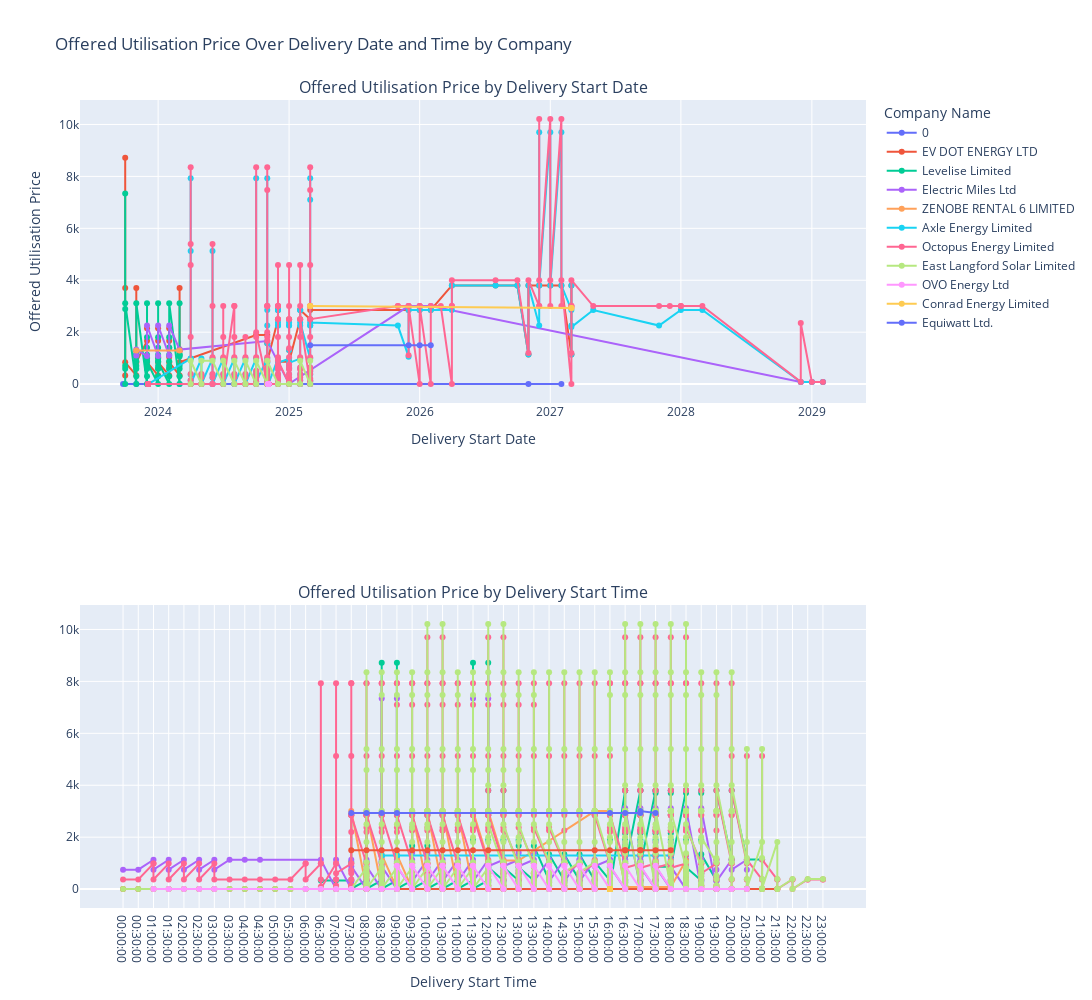

The notebook cell saved with this chart:
### Code cell
# Group by 'Delivery Start Date' and 'Company Name', calculate median utilisation price
company_delivery_date = data.groupby(['Delivery Start Date', 'Company Name', 'Delivery Period', 'Accepted Capacity [kW]'])['Offered Utilisation Price'].min().reset_index()

# Group by 'Delivery Start Time' and 'Company Name', calculate median utilisation price
company_delivery_time = data.groupby(['Delivery Start Time', 'Company Name', 'Accepted Capacity [kW]'])['Offered Utilisation Price'].min().reset_index()

# Get unique companies
companies = company_delivery_date['Company Name'].unique()

# Create subplots with two rows (one for date, one for time)
fig = make_subplots(rows=2, cols=1, 
                    subplot_titles=(
                        'Offered Utilisation Price by Delivery Start Date', 
                        'Offered Utilisation Price by Delivery Start Time'),
                    shared_yaxes=True)

# Add traces for each company for the Delivery Start Date subplot (row 1)
for company in companies:
    company_data = company_delivery_date[company_delivery_date['Company Name'] == company]
    fig.add_trace(
        go.Scatter(
            x=company_data['Delivery Start Date'], 
            y=company_data['Offered Utilisation Price'],
            name=company,  # Single name for the legend
            mode='lines+markers',
            # Hover template with Date, Accepted Capacity, Delivery Period, and Offered Utilisation Price
            hovertemplate='<b>Accepted Capacity:</b> %{customdata[0]:.2f} kW<br>' +
                          '<b>Delivery Period (days):</b> %{customdata[1]}<br>' +
                          '<b>Minimum Price:</b> £%{y:.2f}<extra></extra>',
            customdata=company_data[['Accepted Capacity [kW]', 'Delivery Period']].values  # Passing both Accepted Capacity and Delivery Period
        ),
        row=1, col=1
    )

# Add traces for each company for the Delivery Start Time subplot (row 2)
for company in companies:
    company_data = company_delivery_time[company_delivery_time['Company Name'] == company]
    fig.add_trace(
        go.Scatter(
            x=company_data['Delivery Start Time'], 
            y=company_data['Offered Utilisation Price'],
            name=company,  # Same name, but no duplicate in the legend
            mode='lines+markers',
            hovertemplate='<b>FSP:</b> %{customdata[0]}<br>' +
            			  '<b>Offered Utilisation Price:</b> £%{y:.2f}<br>' +
						  '<b>Accepted Capacity:</b> %{customdata[1]:.2f} kW<br>' +
                          '<b>Minimum Price:</b> £%{y:.2f}<extra></extra>',
            
            customdata=company_data[['Company Name', 'Accepted Capacity [kW]']].values,  # Passing both Accepted Capacity and Delivery Period
            showlegend=False  # Avoid duplicate legends
        ),
        row=2, col=1
    )

# Update layout for the entire figure
fig.update_layout(
    title='Offered Utilisation Price Over Delivery Date and Time by Company',
    height=1000, width=1800,  # Adjust height to fit the two subplots
    hovermode='x unified',
    legend_title='Company Name'
)

# Add x-axis titles for both subplots
fig.update_xaxes(title_text='Delivery Start Date', row=1, col=1)
fig.update_xaxes(title_text='Delivery Start Time', row=2, col=1)

# Add y-axis title (shared across subplots)
fig.update_yaxes(title_text='Offered Utilisation Price', row=1, col=1)

# Show the plot
fig.show()

### Figure 1 — Plotly figure (JSON) as saved in the notebook; plotly's stock layout.template omitted (floating-point values rounded to 4 significant figures; data arrays with more than 128 entries replaced by an {"elided": "..."} marker saying what was removed)
{"data": [{"customdata": [[0, 181], [0, 29], [0, 88], [0, 23], [0, 29], [0, 30], [0, 29], [0, 30], [0, 30], [0, 29], [0, 30], [0, 29], [0, 116], [0, 30], [0, 30], [0, 27], [0, 30], [0, 29], [0, 27]], "hovertemplate": "<b>Accepted Capacity:</b> %{customdata[0]:.2f} kW<br><b>Delivery Period (days):</b> %{customdata[1]}<br><b>Minimum Price:</b> £%{y:.2f}<extra></extra>", "mode": "lines+markers", "name": "0", "type": "scatter", "x": ["2023-09-25T00:00:00", "2023-11-01T00:00:00", "2023-12-04T00:00:00", "2024-03-01T00:00:00", "2024-04-01T00:00:00", "2024-05-01T00:00:00", "2024-06-01T00:00:00", "2024-07-01T00:00:00", "2024-08-01T00:00:00", "2024-09-01T00:00:00", "2024-10-01T00:00:00", "2024-11-01T00:00:00", "2024-11-04T00:00:00", "2024-12-01T00:00:00", "2025-01-01T00:00:00", "2025-02-01T00:00:00", "2025-03-01T00:00:00", "2026-11-01T00:00:00", "2027-02-01T00:00:00"], "xaxis": "x", "y": [0, 0, 0, 0, 0, 0, 0, 0, 0, 0, 0, 0, 0, 0, 0, 0, 0, 0, 0], "yaxis": "y"}, {"customdata": [[5, 30], [6, 30], [29, 30], [32, 30], [5, 29], [6, 29], [15, 29], [19, 29], [32, 29], [6, 30], [14, 30], [15, 30], [25, 30], [32, 30], [5, 30], [6, 30], [14, 30], [15, 30], [25, 30], [32, 30], [5, 28], [6, 28], [14, 28], [15, 28], [32, 28], [5, 23], [6, 23], [15, 23], [19, 23], [32, 23], [7, 30], [7, 29], [25, 29], [53, 29], [5, 30], [28, 30], [53, 30], [0, 30], [5, 30], [10, 30], [39, 30], [53, 30], [5, 27], [28, 27], [5, 30], [10.5, 30], [14, 30], [14, 30], [14, 27], [4, 29], [4, 30], [5.5, 30], [5, 29], [5.5, 29], [5.5, 30], [5.5, 30], [5.5, 27], [5, 30], [5.5, 30]], "hovertemplate": "<b>Accepted Capacity:</b> %{customdata[0]:.2f} kW<br><b>Delivery Period (days):</b> %{customdata[1]}<br><b>Minimum Price:</b> £%{y:.2f}<extra></extra>", "mode": "lines+markers", "name": "EV DOT ENERGY LTD", "type": "scatter", "x": ["2023-10-01T00:00:00", "2023-10-01T00:00:00", "2023-10-01T00:00:00", "2023-10-01T00:00:00", "2023-11-01T00:00:00", "2023-11-01T00:00:00", "2023-11-01T00:00:00", "2023-11-01T00:00:00", "2023-11-01T00:00:00", "2023-12-01T00:00:00", "2023-12-01T00:00:00", "2023-12-01T00:00:00", "2023-12-01T00:00:00", "2023-12-01T00:00:00", "2024-01-01T00:00:00", "2024-01-01T00:00:00", "2024-01-01T00:00:00", "2024-01-01T00:00:00", "2024-01-01T00:00:00", "2024-01-01T00:00:00", "2024-02-01T00:00:00", "2024-02-01T00:00:00", "2024-02-01T00:00:00", "2024-02-01T00:00:00", "2024-02-01T00:00:00", "2024-03-01T00:00:00", "2024-03-01T00:00:00", "2024-03-01T00:00:00", "2024-03-01T00:00:00", "2024-03-01T00:00:00", "2024-10-01T00:00:00", "2024-11-01T00:00:00", "2024-11-01T00:00:00", "2024-11-01T00:00:00", "2024-12-01T00:00:00", "2024-12-01T00:00:00", "2024-12-01T00:00:00", "2025-01-01T00:00:00", "2025-01-01T00:00:00", "2025-01-01T00:00:00", "2025-01-01T00:00:00", "2025-01-01T00:00:00", "2025-02-01T00:00:00", "2025-02-01T00:00:00", "2025-03-01T00:00:00", "2025-03-01T00:00:00", "2025-12-01T00:00:00", "2026-01-01T00:00:00", "2026-02-01T00:00:00", "2026-04-01T00:00:00", "2026-08-01T00:00:00", "2026-10-01T00:00:00", "2026-11-01T00:00:00", "2026-11-01T00:00:00", "2026-12-01T00:00:00", "2027-01-01T00:00:00", "2027-02-01T00:00:00", "2027-03-01T00:00:00", "2027-03-01T00:00:00"], "xaxis": "x", "y": [334, 3702, 8715, 841, 334, 3702, 1044, 1263, 841, 1666, 2147, 1044, 1027, 841, 334, 1666, 2147, 1044, 1027, 841, 334, 1666, 2147, 1044, 841, 334, 3702, 1338, 1263, 841, 1893.0, 1893.0, 1577.0, 865.6, 2500, 2855.0, 865.6, 865.6, 2500, 1316.0, 14.54, 865.6, 2500, 2855.0, 2500, 2855.0, 2855.0, 2855.0, 2855.0, 3803.0, 3803.0, 3803.0, 1139.0, 3803.0, 3803.0, 3803.0, 3803.0, 1139.0, 3803.0], "yaxis": "y"}, {"customdata": [[0, 30], [2, 30], [7, 30], [24, 30], [28, 30], [55, 30], [0, 29], [2, 29], [7, 29], [12, 29], [16, 29], [24, 29], [33, 29], [36, 29], [55, 29], [0, 30], [2, 30], [4, 30], [7, 30], [12, 30], [16, 30], [24, 30], [28, 30], [33, 30], [36, 30], [55, 30], [62, 30], [0, 30], [2, 30], [4, 30], [7, 30], [12, 30], [16, 30], [24, 30], [28, 30], [33, 30], [36, 30], [55, 30], [62, 30], [0, 28], [2, 28], [4, 28], [7, 28], [12, 28], [16, 28], [24, 28], [28, 28], [33, 28], [36, 28], [55, 28], [0, 23], [2, 23], [7, 23], [12, 23], [16, 23], [24, 23], [33, 23], [55, 23]], "hovertemplate": "<b>Accepted Capacity:</b> %{customdata[0]:.2f} kW<br><b>Delivery Period (days):</b> %{customdata[1]}<br><b>Minimum Price:</b> £%{y:.2f}<extra></extra>", "mode": "lines+markers", "name": "Levelise Limited", "type": "scatter", "x": ["2023-10-01T00:00:00", "2023-10-01T00:00:00", "2023-10-01T00:00:00", "2023-10-01T00:00:00", "2023-10-01T00:00:00", "2023-10-01T00:00:00", "2023-11-01T00:00:00", "2023-11-01T00:00:00", "2023-11-01T00:00:00", "2023-11-01T00:00:00", "2023-11-01T00:00:00", "2023-11-01T00:00:00", "2023-11-01T00:00:00", "2023-11-01T00:00:00", "2023-11-01T00:00:00", "2023-12-01T00:00:00", "2023-12-01T00:00:00", "2023-12-01T00:00:00", "2023-12-01T00:00:00", "2023-12-01T00:00:00", "2023-12-01T00:00:00", "2023-12-01T00:00:00", "2023-12-01T00:00:00", "2023-12-01T00:00:00", "2023-12-01T00:00:00", "2023-12-01T00:00:00", "2023-12-01T00:00:00", "2024-01-01T00:00:00", "2024-01-01T00:00:00", "2024-01-01T00:00:00", "2024-01-01T00:00:00", "2024-01-01T00:00:00", "2024-01-01T00:00:00", "2024-01-01T00:00:00", "2024-01-01T00:00:00", "2024-01-01T00:00:00", "2024-01-01T00:00:00", "2024-01-01T00:00:00", "2024-01-01T00:00:00", "2024-02-01T00:00:00", "2024-02-01T00:00:00", "2024-02-01T00:00:00", "2024-02-01T00:00:00", "2024-02-01T00:00:00", "2024-02-01T00:00:00", "2024-02-01T00:00:00", "2024-02-01T00:00:00", "2024-02-01T00:00:00", "2024-02-01T00:00:00", "2024-02-01T00:00:00", "2024-03-01T00:00:00", "2024-03-01T00:00:00", "2024-03-01T00:00:00", "2024-03-01T00:00:00", "2024-03-01T00:00:00", "2024-03-01T00:00:00", "2024-03-01T00:00:00", "2024-03-01T00:00:00"], "xaxis": "x", "y": [0, 2892.0, 592.3, 707.9, 7338.0, 3117.0, 0, 1130.0, 592.3, 1126.0, 1064.0, 707.9, 299.8, 879.2, 3117.0, 0, 1130.0, 605.6, 592.3, 982, 1402.0, 707.9, 1808.0, 299.8, 879.2, 3117.0, 864.3, 0, 1130.0, 605.6, 592.3, 982, 1402.0, 707.9, 1808.0, 299.8, 879.2, 3117.0, 864.3, 0, 1130.0, 605.6, 592.3, 1402.0, 1402.0, 707.9, 1808.0, 299.8, 879.2, 3117.0, 0, 1130.0, 592.3, 1126.0, 1064.0, 707.9, 299.8, 3117.0], "yaxis": "y"}, {"customdata": [[2.6, 29], [5.2, 29], [2.6, 30], [5.2, 30], [2.6, 30], [5.2, 30], [2.6, 28], [5.2, 28], [5.2, 23], [2.6, 29], [2.6, 30], [0, 30], [5.2, 30], [5.2, 27], [0, 30], [5.2, 30], [0, 27]], "hovertemplate": "<b>Accepted Capacity:</b> %{customdata[0]:.2f} kW<br><b>Delivery Period (days):</b> %{customdata[1]}<br><b>Minimum Price:</b> £%{y:.2f}<extra></extra>", "mode": "lines+markers", "name": "Electric Miles Ltd", "type": "scatter", "x": ["2023-11-01T00:00:00", "2023-11-01T00:00:00", "2023-12-01T00:00:00", "2023-12-01T00:00:00", "2024-01-01T00:00:00", "2024-01-01T00:00:00", "2024-02-01T00:00:00", "2024-02-01T00:00:00", "2024-03-01T00:00:00", "2024-11-01T00:00:00", "2025-01-01T00:00:00", "2025-12-01T00:00:00", "2026-01-01T00:00:00", "2026-02-01T00:00:00", "2028-12-01T00:00:00", "2029-01-01T00:00:00", "2029-02-01T00:00:00"], "xaxis": "x", "y": [1098, 1328, 1079, 2258, 1079, 2258, 1098, 2258, 1328, 1658, 14.3, 3004, 3004, 3004, 84.4, 84.4, 84.4], "yaxis": "y"}, {"customdata": [[700, 29], [700, 23]], "hovertemplate": "<b>Accepted Capacity:</b> %{customdata[0]:.2f} kW<br><b>Delivery Period (days):</b> %{customdata[1]}<br><b>Minimum Price:</b> £%{y:.2f}<extra></extra>", "mode": "lines+markers", "name": "ZENOBE RENTAL 6 LIMITED", "type": "scatter", "x": ["2023-11-01T00:00:00", "2024-03-01T00:00:00"], "xaxis": "x", "y": [1299, 1299], "yaxis": "y"}, {"customdata": {"elided": "146x2 float values"}, "hovertemplate": "<b>Accepted Capacity:</b> %{customdata[0]:.2f} kW<br><b>Delivery Period (days):</b> %{customdata[1]}<br><b>Minimum Price:</b> £%{y:.2f}<extra></extra>", "mode": "lines+markers", "name": "Axle Energy Limited", "type": "scatter", "x": {"elided": "146 str values"}, "xaxis": "x", "y": {"elided": "146 float values"}, "yaxis": "y"}, {"customdata": {"elided": "227x2 float values"}, "hovertemplate": "<b>Accepted Capacity:</b> %{customdata[0]:.2f} kW<br><b>Delivery Period (days):</b> %{customdata[1]}<br><b>Minimum Price:</b> £%{y:.2f}<extra></extra>", "mode": "lines+markers", "name": "Octopus Energy Limited", "type": "scatter", "x": {"elided": "227 str values"}, "xaxis": "x", "y": {"elided": "227 float values"}, "yaxis": "y"}, {"customdata": [[0, 29], [800, 29], [0, 30], [800, 30], [800, 29], [0, 30], [800, 30], [0, 30], [800, 30], [0, 29], [800, 29], [0, 30], [450, 30], [0, 29], [450, 29], [0, 30], [0, 30], [0, 27], [450, 27], [0, 30], [450, 30]], "hovertemplate": "<b>Accepted Capacity:</b> %{customdata[0]:.2f} kW<br><b>Delivery Period (days):</b> %{customdata[1]}<br><b>Minimum Price:</b> £%{y:.2f}<extra></extra>", "mode": "lines+markers", "name": "East Langford Solar Limited", "type": "scatter", "x": ["2024-04-01T00:00:00", "2024-04-01T00:00:00", "2024-05-01T00:00:00", "2024-05-01T00:00:00", "2024-06-01T00:00:00", "2024-07-01T00:00:00", "2024-07-01T00:00:00", "2024-08-01T00:00:00", "2024-08-01T00:00:00", "2024-09-01T00:00:00", "2024-09-01T00:00:00", "2024-10-01T00:00:00", "2024-10-01T00:00:00", "2024-11-01T00:00:00", "2024-11-01T00:00:00", "2024-12-01T00:00:00", "2025-01-01T00:00:00", "2025-02-01T00:00:00", "2025-02-01T00:00:00", "2025-03-01T00:00:00", "2025-03-01T00:00:00"], "xaxis": "x", "y": [0, 900, 0, 900, 900, 0, 900, 0, 900, 0, 900, 0, 900, 0, 900, 0, 0, 0, 900, 0, 900], "yaxis": "y"}, {"customdata": [[0.3996, 116], [0.5994, 116], [0.7992, 116], [0.999, 116], [1.95, 116], [2.15, 116], [2.349, 116], [2.549, 116], [2.549, 116], [3.5, 116], [3.9, 116], [5.45, 116]], "hovertemplate": "<b>Accepted Capacity:</b> %{customdata[0]:.2f} kW<br><b>Delivery Period (days):</b> %{customdata[1]}<br><b>Minimum Price:</b> £%{y:.2f}<extra></extra>", "mode": "lines+markers", "name": "OVO Energy Ltd", "type": "scatter", "x": ["2024-11-04T00:00:00", "2024-11-04T00:00:00", "2024-11-04T00:00:00", "2024-11-04T00:00:00", "2024-11-04T00:00:00", "2024-11-04T00:00:00", "2024-11-04T00:00:00", "2024-11-04T00:00:00", "2024-11-04T00:00:00", "2024-11-04T00:00:00", "2024-11-04T00:00:00", "2024-11-04T00:00:00"], "xaxis": "x", "y": [0, 0, 0, 0, 0, 0, 0, 0, 0, 0, 0, 0], "yaxis": "y"}, {"customdata": [[0, 30], [230, 30], [0, 30], [200, 30]], "hovertemplate": "<b>Accepted Capacity:</b> %{customdata[0]:.2f} kW<br><b>Delivery Period (days):</b> %{customdata[1]}<br><b>Minimum Price:</b> £%{y:.2f}<extra></extra>", "mode": "lines+markers", "name": "Conrad Energy Limited", "type": "scatter", "x": ["2025-03-01T00:00:00", "2025-03-01T00:00:00", "2027-03-01T00:00:00", "2027-03-01T00:00:00"], "xaxis": "x", "y": [3005, 3005, 2928, 2928], "yaxis": "y"}, {"customdata": [[11, 30], [31, 30], [31, 30], [31, 27]], "hovertemplate": "<b>Accepted Capacity:</b> %{customdata[0]:.2f} kW<br><b>Delivery Period (days):</b> %{customdata[1]}<br><b>Minimum Price:</b> £%{y:.2f}<extra></extra>", "mode": "lines+markers", "name": "Equiwatt Ltd.", "type": "scatter", "x": ["2025-03-01T00:00:00", "2025-12-01T00:00:00", "2026-01-01T00:00:00", "2026-02-01T00:00:00"], "xaxis": "x", "y": [1500, 1500, 1500, 1500], "yaxis": "y"}, {"customdata": [["0", 0], ["0", 0], ["0", 0], ["0", 0], ["0", 0], ["0", 0], ["0", 0], ["0", 0], ["0", 0], ["0", 0], ["0", 0], ["0", 0], ["0", 0], ["0", 0], ["0", 0], ["0", 0], ["0", 0], ["0", 0], ["0", 0], ["0", 0], ["0", 0], ["0", 0], ["0", 0], ["0", 0], ["0", 0], ["0", 0], ["0", 0], ["0", 0], ["0", 0], ["0", 0], ["0", 0], ["0", 0], ["0", 0], ["0", 0], ["0", 0], ["0", 0], ["0", 0], ["0", 0], ["0", 0], ["0", 0], ["0", 0], ["0", 0], ["0", 0], ["0", 0]], "hovertemplate": "<b>FSP:</b> %{customdata[0]}<br><b>Offered Utilisation Price:</b> £%{y:.2f}<br><b>Accepted Capacity:</b> %{customdata[1]:.2f} kW<br><b>Minimum Price:</b> £%{y:.2f}<extra></extra>", "mode": "lines+markers", "name": "0", "showlegend": false, "type": "scatter", "x": ["00:00:00", "00:30:00", "01:00:00", "01:30:00", "02:00:00", "02:30:00", "03:00:00", "03:30:00", "04:00:00", "04:30:00", "05:00:00", "05:30:00", "06:00:00", "06:30:00", "07:00:00", "07:30:00", "08:00:00", "08:30:00", "09:00:00", "09:30:00", "10:00:00", "10:30:00", "11:00:00", "11:30:00", "12:00:00", "12:30:00", "13:00:00", "13:30:00", "14:00:00", "14:30:00", "15:00:00", "15:30:00", "16:00:00", "16:30:00", "17:00:00", "17:30:00", "18:00:00", "18:30:00", "19:00:00", "19:30:00", "20:00:00", "20:30:00", "21:00:00", "21:30:00"], "xaxis": "x2", "y": [0, 0, 0, 0, 0, 0, 0, 0, 0, 0, 0, 0, 0, 0, 0, 0, 0, 0, 0, 0, 0, 0, 0, 0, 0, 0, 0, 0, 0, 0, 0, 0, 0, 0, 0, 0, 0, 0, 0, 0, 0, 0, 0, 0], "yaxis": "y2"}, {"customdata": {"elided": "155x2 mixed values"}, "hovertemplate": "<b>FSP:</b> %{customdata[0]}<br><b>Offered Utilisation Price:</b> £%{y:.2f}<br><b>Accepted Capacity:</b> %{customdata[1]:.2f} kW<br><b>Minimum Price:</b> £%{y:.2f}<extra></extra>", "mode": "lines+markers", "name": "EV DOT ENERGY LTD", "showlegend": false, "type": "scatter", "x": {"elided": "155 str values"}, "xaxis": "x2", "y": {"elided": "155 float values"}, "yaxis": "y2"}, {"customdata": {"elided": "179x2 mixed values"}, "hovertemplate": "<b>FSP:</b> %{customdata[0]}<br><b>Offered Utilisation Price:</b> £%{y:.2f}<br><b>Accepted Capacity:</b> %{customdata[1]:.2f} kW<br><b>Minimum Price:</b> £%{y:.2f}<extra></extra>", "mode": "lines+markers", "name": "Levelise Limited", "showlegend": false, "type": "scatter", "x": {"elided": "179 str values"}, "xaxis": "x2", "y": {"elided": "179 float values"}, "yaxis": "y2"}, {"customdata": [["Electric Miles Ltd", 2.6], ["Electric Miles Ltd", 5.2], ["Electric Miles Ltd", 2.6], ["Electric Miles Ltd", 5.2], ["Electric Miles Ltd", 2.6], ["Electric Miles Ltd", 5.2], ["Electric Miles Ltd", 2.6], ["Electric Miles Ltd", 5.2], ["Electric Miles Ltd", 2.6], ["Electric Miles Ltd", 5.2], ["Electric Miles Ltd", 2.6], ["Electric Miles Ltd", 5.2], ["Electric Miles Ltd", 2.6], ["Electric Miles Ltd", 5.2], ["Electric Miles Ltd", 2.6], ["Electric Miles Ltd", 5.2], ["Electric Miles Ltd", 2.6], ["Electric Miles Ltd", 5.2], ["Electric Miles Ltd", 2.6], ["Electric Miles Ltd", 5.2], ["Electric Miles Ltd", 2.6], ["Electric Miles Ltd", 2.6], ["Electric Miles Ltd", 0], ["Electric Miles Ltd", 2.6], ["Electric Miles Ltd", 5.2], ["Electric Miles Ltd", 0], ["Electric Miles Ltd", 2.6], ["Electric Miles Ltd", 5.2], ["Electric Miles Ltd", 0], ["Electric Miles Ltd", 2.6], ["Electric Miles Ltd", 5.2], ["Electric Miles Ltd", 0], ["Electric Miles Ltd", 2.6], ["Electric Miles Ltd", 5.2], ["Electric Miles Ltd", 0], ["Electric Miles Ltd", 2.6], ["Electric Miles Ltd", 5.2], ["Electric Miles Ltd", 0], ["Electric Miles Ltd", 2.6], ["Electric Miles Ltd", 5.2], ["Electric Miles Ltd", 2.6]], "hovertemplate": "<b>FSP:</b> %{customdata[0]}<br><b>Offered Utilisation Price:</b> £%{y:.2f}<br><b>Accepted Capacity:</b> %{customdata[1]:.2f} kW<br><b>Minimum Price:</b> £%{y:.2f}<extra></extra>", "mode": "lines+markers", "name": "Electric Miles Ltd", "showlegend": false, "type": "scatter", "x": ["07:30:00", "07:30:00", "08:00:00", "08:00:00", "08:30:00", "08:30:00", "09:00:00", "09:00:00", "09:30:00", "09:30:00", "10:00:00", "10:00:00", "10:30:00", "10:30:00", "11:00:00", "11:00:00", "11:30:00", "11:30:00", "12:00:00", "12:00:00", "12:30:00", "13:00:00", "15:30:00", "15:30:00", "15:30:00", "16:00:00", "16:00:00", "16:00:00", "16:30:00", "16:30:00", "16:30:00", "17:00:00", "17:00:00", "17:00:00", "17:30:00", "17:30:00", "17:30:00", "18:00:00", "18:00:00", "18:00:00", "18:30:00"], "xaxis": "x2", "y": [14.3, 3004, 14.3, 3004, 14.3, 1328, 14.3, 1328, 14.3, 3004, 14.3, 3004, 14.3, 3004, 14.3, 3004, 14.3, 3004, 1098, 3004, 1098, 1098, 3004, 1098, 3004, 3004, 14.3, 3004, 84.4, 14.3, 84.4, 84.4, 14.3, 84.4, 84.4, 1079, 84.4, 84.4, 1079, 84.4, 1098], "yaxis": "y2"}, {"customdata": [["ZENOBE RENTAL 6 LIMITED", 700], ["ZENOBE RENTAL 6 LIMITED", 700], ["ZENOBE RENTAL 6 LIMITED", 700], ["ZENOBE RENTAL 6 LIMITED", 700], ["ZENOBE RENTAL 6 LIMITED", 700], ["ZENOBE RENTAL 6 LIMITED", 700]], "hovertemplate": "<b>FSP:</b> %{customdata[0]}<br><b>Offered Utilisation Price:</b> £%{y:.2f}<br><b>Accepted Capacity:</b> %{customdata[1]:.2f} kW<br><b>Minimum Price:</b> £%{y:.2f}<extra></extra>", "mode": "lines+markers", "name": "ZENOBE RENTAL 6 LIMITED", "showlegend": false, "type": "scatter", "x": ["08:30:00", "09:00:00", "16:30:00", "17:00:00", "17:30:00", "18:00:00"], "xaxis": "x2", "y": [1299, 1299, 1299, 1299, 1299, 1299], "yaxis": "y2"}, {"customdata": {"elided": "692x2 mixed values"}, "hovertemplate": "<b>FSP:</b> %{customdata[0]}<br><b>Offered Utilisation Price:</b> £%{y:.2f}<br><b>Accepted Capacity:</b> %{customdata[1]:.2f} kW<br><b>Minimum Price:</b> £%{y:.2f}<extra></extra>", "mode": "lines+markers", "name": "Axle Energy Limited", "showlegend": false, "type": "scatter", "x": {"elided": "692 str values"}, "xaxis": "x2", "y": {"elided": "692 float values"}, "yaxis": "y2"}, {"customdata": {"elided": "756x2 mixed values"}, "hovertemplate": "<b>FSP:</b> %{customdata[0]}<br><b>Offered Utilisation Price:</b> £%{y:.2f}<br><b>Accepted Capacity:</b> %{customdata[1]:.2f} kW<br><b>Minimum Price:</b> £%{y:.2f}<extra></extra>", "mode": "lines+markers", "name": "Octopus Energy Limited", "showlegend": false, "type": "scatter", "x": {"elided": "756 str values"}, "xaxis": "x2", "y": {"elided": "756 float values"}, "yaxis": "y2"}, {"customdata": [["East Langford Solar Limited", 0], ["East Langford Solar Limited", 0], ["East Langford Solar Limited", 0], ["East Langford Solar Limited", 0], ["East Langford Solar Limited", 0], ["East Langford Solar Limited", 0], ["East Langford Solar Limited", 0], ["East Langford Solar Limited", 0], ["East Langford Solar Limited", 0], ["East Langford Solar Limited", 0], ["East Langford Solar Limited", 0], ["East Langford Solar Limited", 0], ["East Langford Solar Limited", 800], ["East Langford Solar Limited", 0], ["East Langford Solar Limited", 450], ["East Langford Solar Limited", 800], ["East Langford Solar Limited", 0], ["East Langford Solar Limited", 450], ["East Langford Solar Limited", 800], ["East Langford Solar Limited", 0], ["East Langford Solar Limited", 450], ["East Langford Solar Limited", 800], ["East Langford Solar Limited", 0], ["East Langford Solar Limited", 450], ["East Langford Solar Limited", 800], ["East Langford Solar Limited", 0], ["East Langford Solar Limited", 450], ["East Langford Solar Limited", 800], ["East Langford Solar Limited", 0], ["East Langford Solar Limited", 450], ["East Langford Solar Limited", 800], ["East Langford Solar Limited", 0], ["East Langford Solar Limited", 450], ["East Langford Solar Limited", 800], ["East Langford Solar Limited", 0], ["East Langford Solar Limited", 450], ["East Langford Solar Limited", 800], ["East Langford Solar Limited", 0], ["East Langford Solar Limited", 450], ["East Langford Solar Limited", 800], ["East Langford Solar Limited", 0], ["East Langford Solar Limited", 450], ["East Langford Solar Limited", 800], ["East Langford Solar Limited", 0], ["East Langford Solar Limited", 450], ["East Langford Solar Limited", 800], ["East Langford Solar Limited", 0], ["East Langford Solar Limited", 800], ["East Langford Solar Limited", 0], ["East Langford Solar Limited", 800], ["East Langford Solar Limited", 0], ["East Langford Solar Limited", 800], ["East Langford Solar Limited", 0], ["East Langford Solar Limited", 800], ["East Langford Solar Limited", 0], ["East Langford Solar Limited", 800], ["East Langford Solar Limited", 0], ["East Langford Solar Limited", 800], ["East Langford Solar Limited", 0], ["East Langford Solar Limited", 0], ["East Langford Solar Limited", 0], ["East Langford Solar Limited", 0], ["East Langford Solar Limited", 0], ["East Langford Solar Limited", 0]], "hovertemplate": "<b>FSP:</b> %{customdata[0]}<br><b>Offered Utilisation Price:</b> £%{y:.2f}<br><b>Accepted Capacity:</b> %{customdata[1]:.2f} kW<br><b>Minimum Price:</b> £%{y:.2f}<extra></extra>", "mode": "lines+markers", "name": "East Langford Solar Limited", "showlegend": false, "type": "scatter", "x": ["01:00:00", "01:30:00", "02:00:00", "02:30:00", "03:00:00", "06:00:00", "06:30:00", "07:00:00", "07:30:00", "08:00:00", "08:30:00", "09:00:00", "09:00:00", "09:30:00", "09:30:00", "09:30:00", "10:00:00", "10:00:00", "10:00:00", "10:30:00", "10:30:00", "10:30:00", "11:00:00", "11:00:00", "11:00:00", "11:30:00", "11:30:00", "11:30:00", "12:00:00", "12:00:00", "12:00:00", "12:30:00", "12:30:00", "12:30:00", "13:00:00", "13:00:00", "13:00:00", "13:30:00", "13:30:00", "13:30:00", "14:00:00", "14:00:00", "14:00:00", "14:30:00", "14:30:00", "14:30:00", "15:00:00", "15:00:00", "15:30:00", "15:30:00", "16:00:00", "16:00:00", "16:30:00", "16:30:00", "17:00:00", "17:00:00", "17:30:00", "17:30:00", "18:00:00", "18:30:00", "19:00:00", "19:30:00", "20:00:00", "20:30:00"], "xaxis": "x2", "y": [0, 0, 0, 0, 0, 0, 0, 0, 0, 0, 0, 0, 900, 0, 900, 900, 0, 900, 900, 0, 900, 900, 0, 900, 900, 0, 900, 900, 0, 900, 900, 0, 900, 900, 0, 900, 900, 0, 900, 900, 0, 900, 900, 0, 900, 900, 0, 900, 0, 900, 0, 900, 0, 900, 0, 900, 0, 900, 0, 0, 0, 0, 0, 0], "yaxis": "y2"}, {"customdata": [["OVO Energy Ltd", 0.3996], ["OVO Energy Ltd", 0.5994], ["OVO Energy Ltd", 0.7992], ["OVO Energy Ltd", 0.999], ["OVO Energy Ltd", 1.95], ["OVO Energy Ltd", 2.15], ["OVO Energy Ltd", 2.349], ["OVO Energy Ltd", 2.549], ["OVO Energy Ltd", 2.549], ["OVO Energy Ltd", 3.5], ["OVO Energy Ltd", 3.9], ["OVO Energy Ltd", 5.45]], "hovertemplate": "<b>FSP:</b> %{customdata[0]}<br><b>Offered Utilisation Price:</b> £%{y:.2f}<br><b>Accepted Capacity:</b> %{customdata[1]:.2f} kW<br><b>Minimum Price:</b> £%{y:.2f}<extra></extra>", "mode": "lines+markers", "name": "OVO Energy Ltd", "showlegend": false, "type": "scatter", "x": ["16:00:00", "16:00:00", "16:00:00", "16:00:00", "16:00:00", "16:00:00", "16:00:00", "16:00:00", "16:00:00", "16:00:00", "16:00:00", "16:00:00"], "xaxis": "x2", "y": [0, 0, 0, 0, 0, 0, 0, 0, 0, 0, 0, 0], "yaxis": "y2"}, {"customdata": [["Conrad Energy Limited", 200], ["Conrad Energy Limited", 200], ["Conrad Energy Limited", 200], ["Conrad Energy Limited", 200], ["Conrad Energy Limited", 0], ["Conrad Energy Limited", 0], ["Conrad Energy Limited", 0], ["Conrad Energy Limited", 230], ["Conrad Energy Limited", 0]], "hovertemplate": "<b>FSP:</b> %{customdata[0]}<br><b>Offered Utilisation Price:</b> £%{y:.2f}<br><b>Accepted Capacity:</b> %{customdata[1]:.2f} kW<br><b>Minimum Price:</b> £%{y:.2f}<extra></extra>", "mode": "lines+markers", "name": "Conrad Energy Limited", "showlegend": false, "type": "scatter", "x": ["07:30:00", "08:00:00", "08:30:00", "09:00:00", "16:00:00", "16:30:00", "17:00:00", "17:00:00", "17:30:00"], "xaxis": "x2", "y": [2928, 2928, 2928, 2928, 2928, 2928, 2928, 3005, 2928], "yaxis": "y2"}, {"customdata": [["Equiwatt Ltd.", 31], ["Equiwatt Ltd.", 31], ["Equiwatt Ltd.", 31], ["Equiwatt Ltd.", 31], ["Equiwatt Ltd.", 31], ["Equiwatt Ltd.", 31], ["Equiwatt Ltd.", 31], ["Equiwatt Ltd.", 31], ["Equiwatt Ltd.", 31], ["Equiwatt Ltd.", 31], ["Equiwatt Ltd.", 31], ["Equiwatt Ltd.", 31], ["Equiwatt Ltd.", 11], ["Equiwatt Ltd.", 31], ["Equiwatt Ltd.", 11], ["Equiwatt Ltd.", 31], ["Equiwatt Ltd.", 31], ["Equiwatt Ltd.", 31]], "hovertemplate": "<b>FSP:</b> %{customdata[0]}<br><b>Offered Utilisation Price:</b> £%{y:.2f}<br><b>Accepted Capacity:</b> %{customdata[1]:.2f} kW<br><b>Minimum Price:</b> £%{y:.2f}<extra></extra>", "mode": "lines+markers", "name": "Equiwatt Ltd.", "showlegend": false, "type": "scatter", "x": ["07:30:00", "08:00:00", "08:30:00", "09:00:00", "09:30:00", "10:00:00", "10:30:00", "11:00:00", "11:30:00", "12:00:00", "15:30:00", "16:00:00", "16:30:00", "16:30:00", "17:00:00", "17:00:00", "17:30:00", "18:00:00"], "xaxis": "x2", "y": [1500, 1500, 1500, 1500, 1500, 1500, 1500, 1500, 1500, 1500, 1500, 1500, 1500, 1500, 1500, 1500, 1500, 1500], "yaxis": "y2"}], "layout": {"annotations": [{"font": {"size": 16}, "showarrow": false, "text": "Offered Utilisation Price by Delivery Start Date", "x": 0.5, "xanchor": "center", "xref": "paper", "y": 1, "yanchor": "bottom", "yref": "paper"}, {"font": {"size": 16}, "showarrow": false, "text": "Offered Utilisation Price by Delivery Start Time", "x": 0.5, "xanchor": "center", "xref": "paper", "y": 0.375, "yanchor": "bottom", "yref": "paper"}], "height": 1000, "hovermode": "x unified", "legend": {"title": {"text": "Company Name"}}, "title": {"text": "Offered Utilisation Price Over Delivery Date and Time by Company"}, "width": 1800, "xaxis": {"anchor": "y", "domain": [0, 1], "title": {"text": "Delivery Start Date"}}, "xaxis2": {"anchor": "y2", "domain": [0, 1], "title": {"text": "Delivery Start Time"}}, "yaxis": {"anchor": "x", "domain": [0.625, 1], "title": {"text": "Offered Utilisation Price"}}, "yaxis2": {"anchor": "x2", "domain": [0, 0.375]}}}
